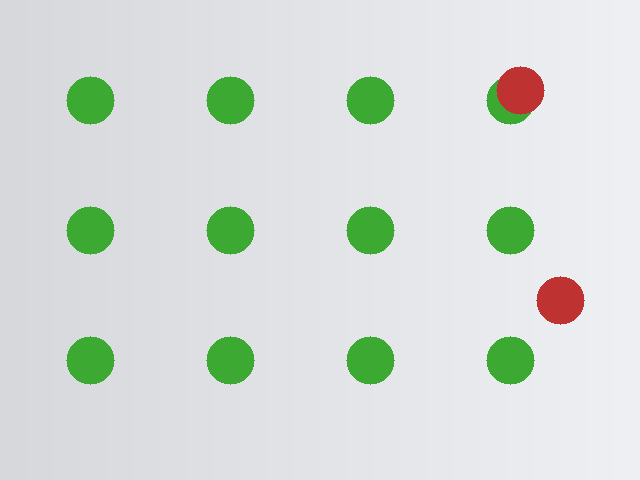
#> input picture lessons/python/素材/synth_balls.png, 640 x 480 px, found by its file name
$ python 4.4-stats.py
#> lines starting #> are read from the running program, lines starting #| are printed output that depends on the picture
# 按通道与整体统计图像，再查看排序、唯一值与分位数。
import cv2
import numpy as np


image = cv2.imread("素材/synth_balls.png")
#> image is the input picture: shape (480, 640, 3); mean B, G, R 217.3, 221.6, 214.1
gray = cv2.cvtColor(image, cv2.COLOR_BGR2GRAY)
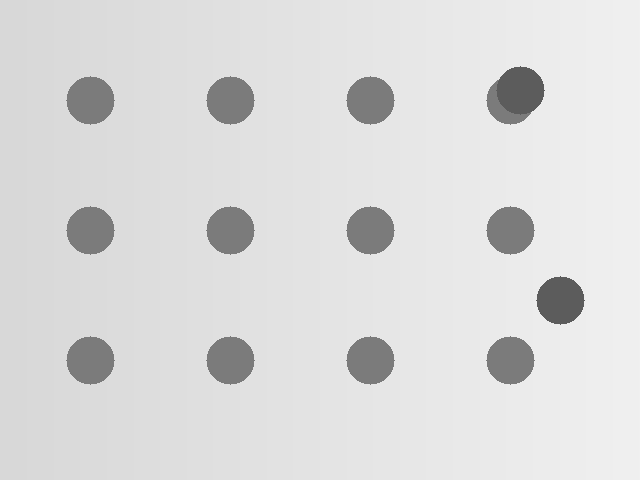
#> gray: shape (480, 640); min 92, max 240, mean 219

print("channel mean:", np.round(image.mean(axis=(0, 1)), 2).tolist())
#| channel mean: [217.32, 221.6, 214.09]
print("channel std:", np.round(image.std(axis=(0, 1)), 2).tolist())
#| channel std: [49.14, 24.44, 41.8]
print("channel max:", image.max(axis=(0, 1)).tolist())
#| channel max: [244, 240, 238]
print("channel min:", image.min(axis=(0, 1)).tolist())
#| channel min: [50, 50, 60]
print("gray mean/std:", round(float(gray.mean()), 2), round(float(gray.std()), 2))
#| gray mean/std: 218.97 30.19

flat_index = int(np.argmax(gray))
#> flat_index = 639
y, x = np.unravel_index(flat_index, gray.shape)
#> y = 0; x = 639
print("brightest:", int(gray[y, x]), int(x), int(y))
#| brightest: 240 639 0
print("percentiles:", np.percentile(gray, [10, 50, 90]).astype(int).tolist())
#| percentiles: [216, 226, 237]

hist, edges = np.histogram(gray, bins=4, range=(0, 256))
#> hist = [0, 23975, 0, 283225]; edges = [0, 64, 128, 192, 256]
print("hist:", hist.tolist())
#| hist: [0, 23975, 0, 283225]
print("edges:", edges.astype(int).tolist())
#| edges: [0, 64, 128, 192, 256]

values = np.array([3, 1, 2, 3, 5, 1])
print("sort:", np.sort(values).tolist())
print("argsort:", np.argsort(values, kind="stable").tolist())
unique, counts = np.unique(values, return_counts=True)
print("unique:", unique.tolist(), counts.tolist())

data = np.array([1.0, np.nan, 3.0])
print("nan:", float(np.nanmean(data)), float(np.nanstd(data)))
